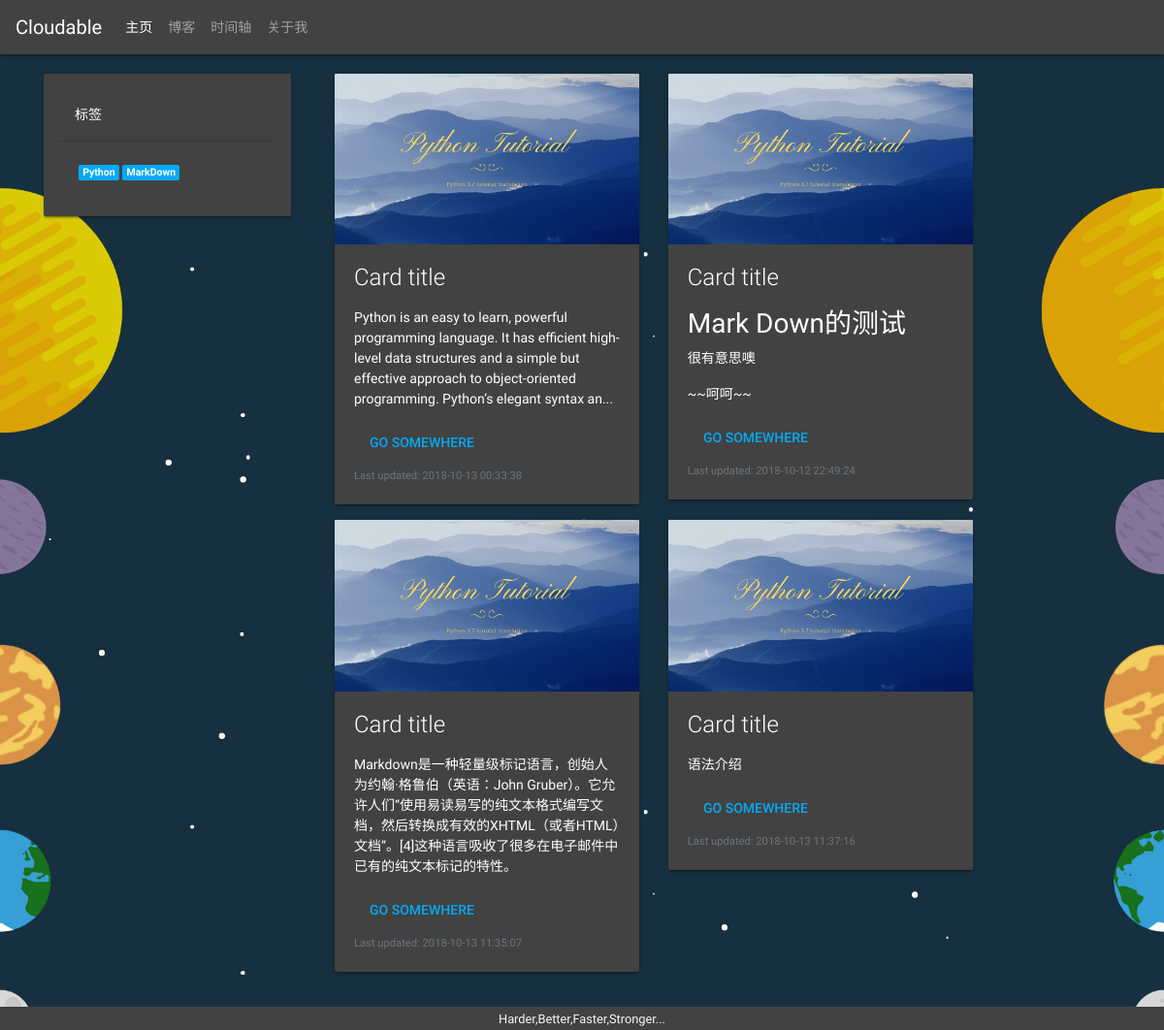
/cloudsen_blog/blog/, run on an earlier commit of the app's database.
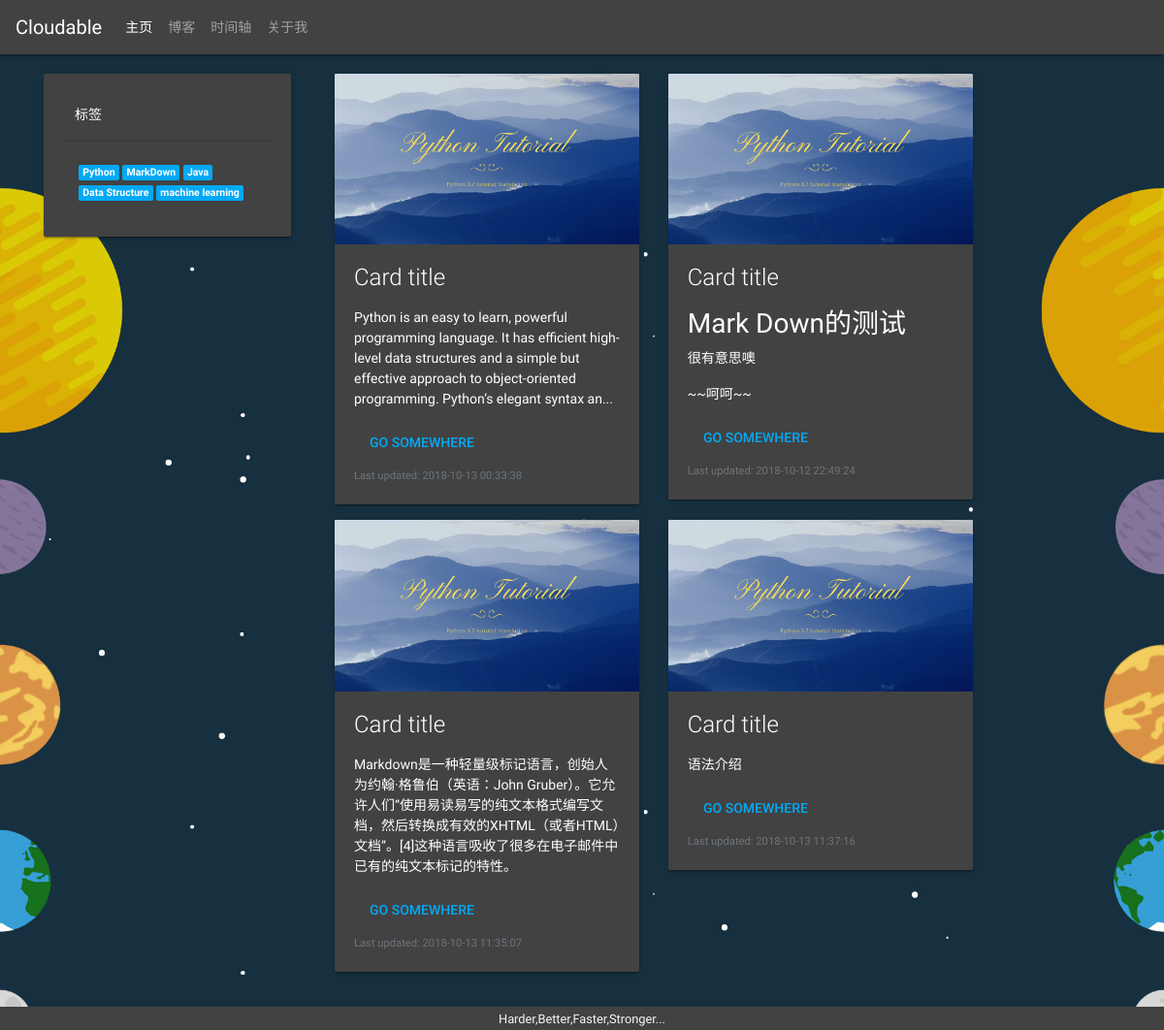
And on a later commit of the database.
### cloudsen_blog/models.py (models this page shows, shortened)
class Tag(models.Model):
    name = models.CharField(max_length=30)
    description = models.CharField(max_length=200, default='Please input description')
    create_time = models.DateTimeField(auto_now_add=True)
    update_time = models.DateTimeField(auto_now=True)
    is_deleted = models.BooleanField(default=False)

class Article(models.Model):
    title = models.CharField(max_length=50)
    author = models.ForeignKey(User, db_constraint=False, on_delete=models.DO_NOTHING)
    tag = models.ForeignKey(Tag, db_constraint=False, on_delete=models.DO_NOTHING)
    content = models.TextField()
    summary = models.TextField(blank=True, null=True)
    create_time = models.DateTimeField(auto_now_add=True)
    update_time = models.DateTimeField(auto_now=True)
    is_deleted = models.BooleanField(default=False)

### cloudsen_blog/views.py (the view)
# urls.py: path('blog/', views.go_blog_page, name='go_blog'),
def go_blog_page(request: HttpRequest):
    articles = list_all_articles()
    tags = list_all_tags()
    context = {'articles': articles, 'tags': tags}
    return render(request, 'cloudsen_blog/blog.html', context)

### cloudsen_blog/views.py (called while the page is built)
def list_all_articles():
    return models.Article.objects.all()

def list_all_tags():
    return models.Tag.objects.all()

### cloudsen_blog/templates/cloudsen_blog/blog.html (shortened to what this page needs)
{% extends 'cloudsen_blog/base.html' %}
{% load staticfiles %}
{% load markdown_deux_tags %}
{% block body %}
    <div class="container">
        <div class="row">
            <aside class="col-sm-3">
                <div class="card text-white bg-dark mb-3 p-3" style="width: 100%;">
                    <div class="card-header">标签</div>
                    <div class="card-body">
                        {% for tag in tags %}
                            <a href="#" class="badge badge-info">{{ tag.name }}</a>
                        {% endfor %}
                    </div>
                </div>
            </aside>
            <div class="col-sm-9">
                <div class="container">
                    <div class="row">
                        {% for article in articles %}
                            <div class="col-sm-5">
                                <div class="card text-white bg-dark mb-3" style="width: 100%;">
                                    <img class="card-img-top"
                                         src="{% static 'cloudsen_blog/imgs/python-tutorial-translation.png' %}"
                                         alt="Card image cap">
                                    <div class="card-body">
                                        <h5 class="card-title">Card title</h5>
                                        <p class="card-text">
                                            {{ article.summary|safe|truncatechars_html:200|markdown }}
                                        </p>
                                        <a href="{% url 'go_article_detail' article.pk %}" class="btn btn-info">Go
                                            somewhere</a>
                                        <p class="card-text">
                                            <small class="text-muted">Last
                                                updated: {{ article.update_time|date:'Y-m-d H:i:s' }}</small>
                                        </p>
                                    </div>
                                </div>
                            </div>
                        {% endfor %}
                    </div>
                </div>
            </div>
        </div>
    </div>
{% endblock %}
{% block extension-of-header %}
    <link rel="stylesheet" href="{% static 'cloudsen_blog/css/blog.css' %}"/>
{% endblock %}

What changed in the data, as far as the page shows it:
added Tag: name "Java"
added Tag: name "Data Structure"
added Tag: name "machine learning"
